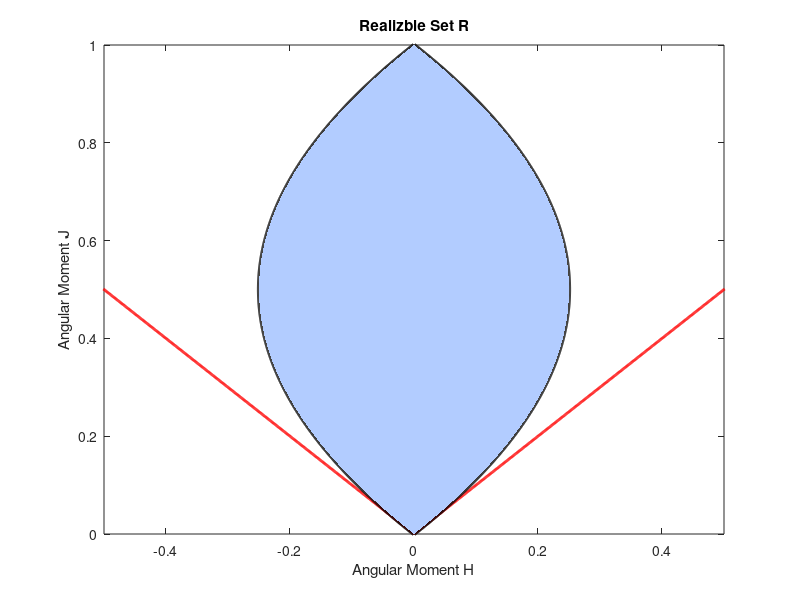

The MATLAB script that drew this image:
% close all
clear all

% nPts = 10;
% A = zeros(nPts,1);
% B = zeros(nPts,1);
% for iPt = 1 : nPts
%   
%   A(iPt) = 1.d2*sign(2*(0.5-rand))*10^(6*(rand-1.0));
%   B(iPt) = 1.d2*sign(2*(0.5-rand))*10^(6*(rand-1.0));
%   
% end
% 
% nMu = 256;
% MuL = - 1.0;
% MuR = + 1.0;
% Mu  = linspace( MuL, MuR, nMu )';
% dMu = ( MuR - MuL ) / nMu;
% 
% % Compute Angular Distributions for Various Parameters:
% 
% f_FD = zeros(nMu,nPts);
% 
% for iPt = 1 : nPts
%   for iMu = 1 : nMu
%     
%     f_FD(iMu,iPt) = 1.0/(exp(A(iPt)+B(iPt)*Mu(iMu))+1.0); % Fermi-Dirac
%     
%   end
% end
% 
% % Compute Angular Moments:
% 
% J_FD     = zeros(nPts,1);
% H_FD     = zeros(nPts,1);
% 
% tic
% for iPt = 1 : nPts
%   
%   J_FD(iPt)     = + 0.5 * Trapez( Mu, Mu.^0 .* f_FD(:,iPt) );
%   H_FD(iPt)     = + 0.5 * Trapez( Mu, Mu.^1 .* f_FD(:,iPt) );
%  
% end
% toc

fig = figure;
% plot( H_FD, J_FD, '.','Color',[0.7 0.8 1.0], 'MarkerSize', 5.5 );hold on
yy = linspace(0.0,1.0,1024)'; hold on
xxP_FD = + yy.*(1.0-yy);
xxM_FD = - yy.*(1.0-yy);
xxP_MB = + yy;
xxM_MB = - yy;
plot( xxP_MB, yy, '-r', 'linewidth', 2 )
plot( xxM_MB, yy, '-r', 'linewidth', 2 )
plot( xxP_FD, yy, '-k', 'linewidth', 3 )
plot( xxM_FD, yy, '-k', 'linewidth', 3 )
fill([xxP_FD flip(xxP_FD)],[yy zeros(size(yy))],[0.7 0.8 1.0],'LineStyle','none')
fill([xxM_FD flip(xxM_FD)],[yy zeros(size(yy))],[0.7 0.8 1.0],'LineStyle','none')
hold off
axis([-0.5 0.5 0.0 1.0]);
xlabel('Angular Moment H');
ylabel('Angular Moment J');
title('Realizble Set R');
box on
saveas(fig,'RealizableSetFermionic.png');
return
